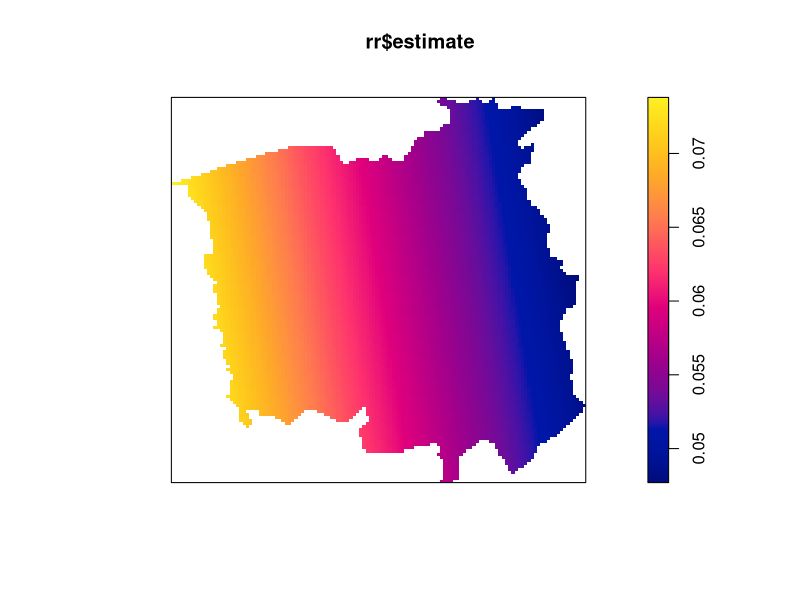
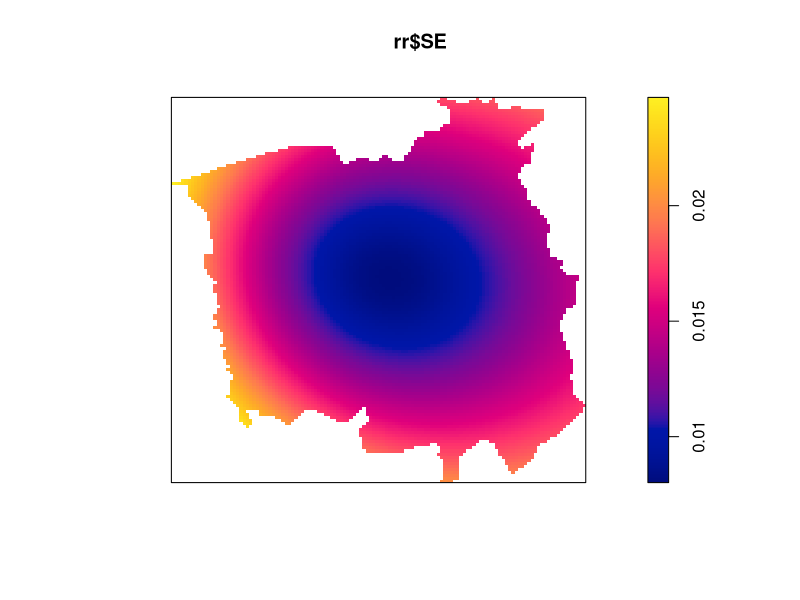

Reproduce these figures in R, in order.
library(spatstat)


### Name: relrisk.ppm
### Title: Parametric Estimate of Spatially-Varying Relative Risk
### Aliases: relrisk.ppm
### Keywords: spatial models

### ** Examples

  fit <- ppm(chorley ~ marks * (x+y))
  rr <- relrisk(fit, relative=TRUE, control="lung", se=TRUE)
  plot(rr$estimate)
  plot(rr$SE)
  rrX <- relrisk(fit, at="points", relative=TRUE, control="lung")
